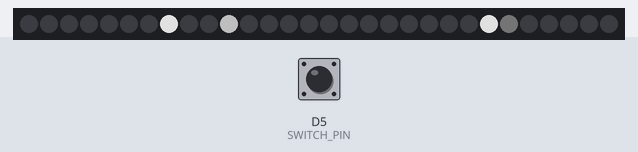
Recording of a sketch running on a simulated ESP8266 (NodeMCU). Parts: 30 RGB LEDs in strip order, left to right. Inputs (shaded band) come from the test bench; at power-on: D5 (SWITCH_PIN) HIGH. Dim RGB values are drawn brighter than linear; random numbers use the default seed unless the sketch sets one.

Above: at 1.2 s.
1.3 s: D5 (SWITCH_PIN) pulled LOW for 0.15 s
At 1.65 s:
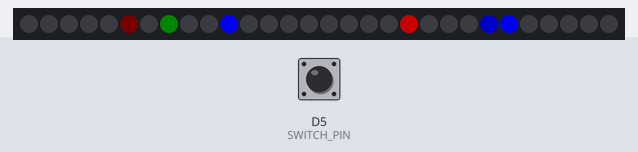
2.0 s: D5 (SWITCH_PIN) pulled LOW for 1 s
At 3.18 s:
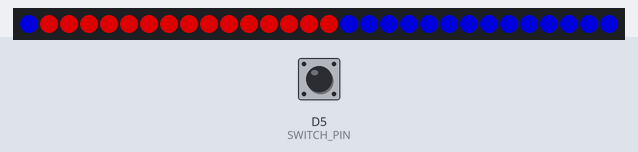
3.6 s: D5 (SWITCH_PIN) pulled LOW for 1 s
At 5.03 s:
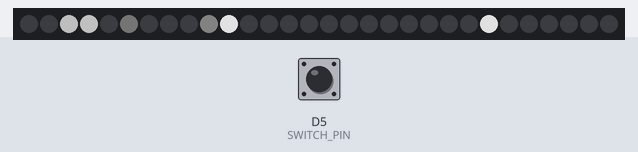
5.2 s: D5 (SWITCH_PIN) pulled LOW for 0.15 s
At 5.63 s:
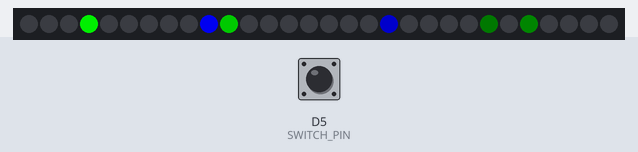
Timing chart, 0 to 6.9 s (numbered marks = the images above; inputs shaded):
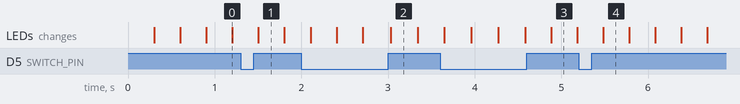

The sketch:

led-hat.ino
```cpp
#include <Adafruit_NeoPixel.h>

#define LEDS 30
#define STRIP_PIN D2
#define SWITCH_PIN D5

struct RGB {
  int red;
  int green;
  int blue;
};

RGB red = { 255, 0, 0 };
RGB green = { 0, 255, 0 };
RGB blue = { 0, 0, 255 };
RGB white = { 255, 255, 255 };
RGB off = { 0, 0, 0 };

int STATE_UP = 1;
int STATE_DOWN = 0;

int twinklesValue[LEDS];
int twinklesState[LEDS];
int twinklesColor[LEDS];
int newTwinkleCounter = 0;

bool initializedPoliceLights = false;

bool switchPressed = false;
int LIGHTS_MODE_TWINKLE_WHITE = 0;
int LIGHTS_MODE_TWINKLE_RGB = 1;
int LIGHTS_MODE_POLICE = 2;
int currentMode = 0;

Adafruit_NeoPixel strip = Adafruit_NeoPixel(LEDS, STRIP_PIN, NEO_GRB + NEO_KHZ800);

void setup() {
  pinMode(SWITCH_PIN, INPUT_PULLUP);

  strip.setBrightness(50);
  strip.begin();
  strip.show();

  for (int led = 0; led < LEDS; led++) {
    twinklesValue[led] = 0;
    twinklesState[led] = STATE_DOWN;
    twinklesColor[led] = 0;
  }
}

void loop() {
  int switchDown = digitalRead(SWITCH_PIN);

  if (switchDown == 0 && switchPressed == false) {
    switchPressed = true;
  } else if (switchDown == 1 && switchPressed == true) {
    currentMode = (currentMode + 1) % 3;
    switchPressed = false;

    initializedPoliceLights = false;
    for (int led = 0; led < LEDS; led++) {
      strip.setPixelColor(led, strip.Color(0, 0, 0));
    }
  }


  if (currentMode == LIGHTS_MODE_TWINKLE_WHITE) {
    strip.setBrightness(200);
    twinkle(false);  // white lights
  } else if (currentMode == LIGHTS_MODE_TWINKLE_RGB) {
    strip.setBrightness(255);
    twinkle(true);  // RGB lights
  } else if (currentMode == LIGHTS_MODE_POLICE) {
    strip.setBrightness(150);
    policeLights();
  }
}

void twinkle(bool rgbMode) {
  if (newTwinkleCounter == 0) {
    int newTwinkleLed = getNewRandomTwinkleLed();
    int newTwinkleColor = random(0, 3);
    twinklesState[newTwinkleLed] = STATE_UP;
    twinklesColor[newTwinkleLed] = newTwinkleColor;
    newTwinkleCounter = 100;
  }
  newTwinkleCounter--;

  for (int led = 0; led < LEDS; led++) {
    int twinkleValue = twinklesValue[led];
    int twinkleState = twinklesState[led];
    if (twinkleValue > 0 || twinkleState == STATE_UP) {
      if (twinkleState == STATE_DOWN) {
        twinkleValue--;
      } else {
        twinkleValue++;
      }

      if (twinkleValue == 255) {
        twinklesState[led] = STATE_DOWN;
      }

      twinklesValue[led] = twinkleValue;
      if (rgbMode) {
        int red = 0;
        int green = 0;
        int blue = 0;

        int color = twinklesColor[led];
        if (color == 0) {
          red = twinkleValue;
        } else if (color == 1) {
          green = twinkleValue;
        } else {
          blue = twinkleValue;
        }
        strip.setPixelColor(led, strip.Color(red, green, blue));
      } else {
        strip.setPixelColor(led, strip.Color(twinkleValue, twinkleValue, twinkleValue));
      }
    }
  }
  strip.show();
  delay(2);
}

int getNewRandomTwinkleLed() {
  while (true) {
    int newTwinkleLed = random(0, LEDS);
    if (twinklesValue[newTwinkleLed] == 0) {
      return newTwinkleLed;
    }
  }
  return 0;
}

void policeLights() {
  if (initializedPoliceLights == false) {
    initializedPoliceLights = true;
    for (int led = 0; led < LEDS / 2; led++) {
      setStripPixelColor(red, led);
    }
    for (int led = LEDS / 2; led < LEDS; led++) {
      setStripPixelColor(blue, led);
    }
  }

  int breakPixel = 0;
  for (int led = 0; led < LEDS; led++) {
    int secondBreakPixel = getSecondBreakPixel(breakPixel);
    setStripPixelColor(blue, breakPixel);
    setStripPixelColor(red, secondBreakPixel);
    breakPixel++;
    delay(30);
    strip.show();
  }
}

int getSecondBreakPixel(int breakPixel) {
  return ((LEDS / 2) + breakPixel) % LEDS;
}

void setStripPixelColor(RGB color, int led) {
  if (led < 0 || led >= LEDS) return;
  strip.setPixelColor(led, color.red, color.green, color.blue);
}
```
